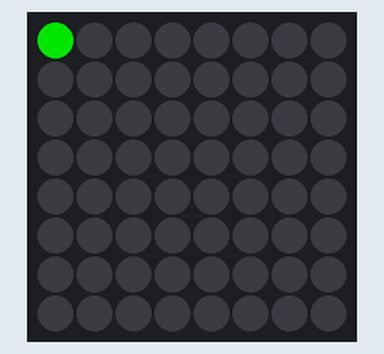
A program run on a simulated Raspberry Pi (BCM pin numbers) with a Sense HAT. Shown: the Sense HAT's 8×8 RGB LED matrix. Dim RGB values are drawn brighter than linear; what the program prints to the terminal is not drawn. At 11.0 s the program stops and its outputs stay as they are.

Above: at 0.03 s.
At 0.53 s:
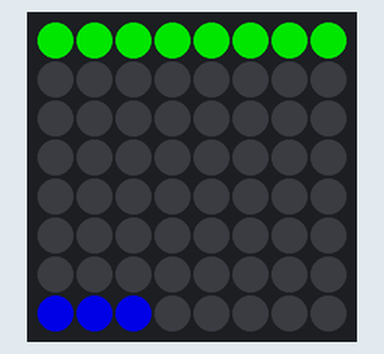
At 1.0 s:
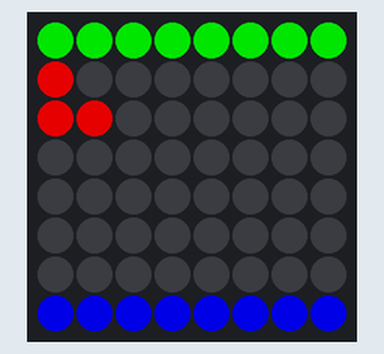

The program:

bluesky_greengrass_sense.py
```python
#!/usr/bin/env python

import time

from sense_hat import SenseHat

sense = SenseHat()
sense.set_rotation(0)
sense.low_light = True
width = 8
height = 8

print("""Blue Sky, Green Grass

Displays a horizon on your Unicorn HAT/pHAT so you can
see which orientation is which.

If you're using a Unicorn HAT and only half the screen lights up,
edit this example and  change 'unicorn.AUTO' to 'unicorn.HAT' below.
""")

sense.clear()

y=0
for x in range(width):
  sense.set_pixel(x,y,0,255,0)
  time.sleep(0.05)

y=height-1
for x in range(width):
  sense.set_pixel(x,y,0,0,255)
  time.sleep(0.05)

for y in range(1,3):
  for x in range(0,y):
    sense.set_pixel(x,y,255,0,0)
    time.sleep(0.05)

time.sleep(10)
```
